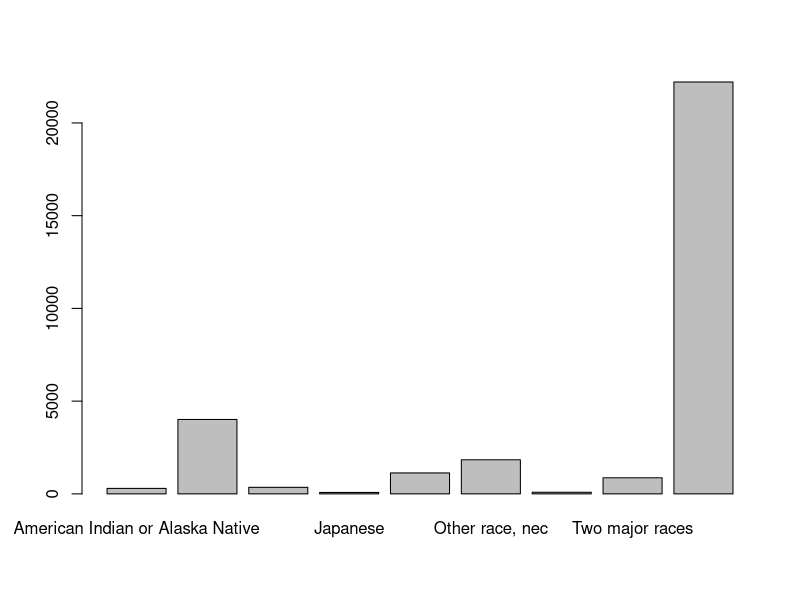
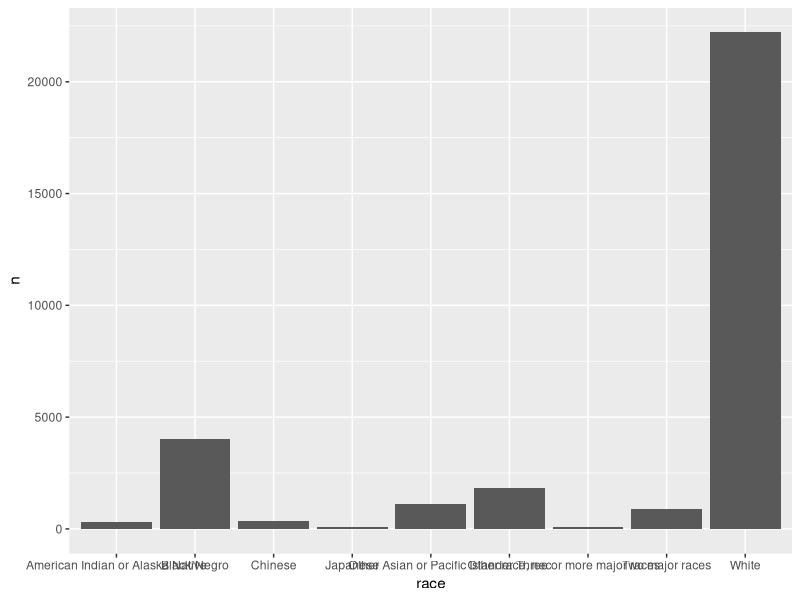
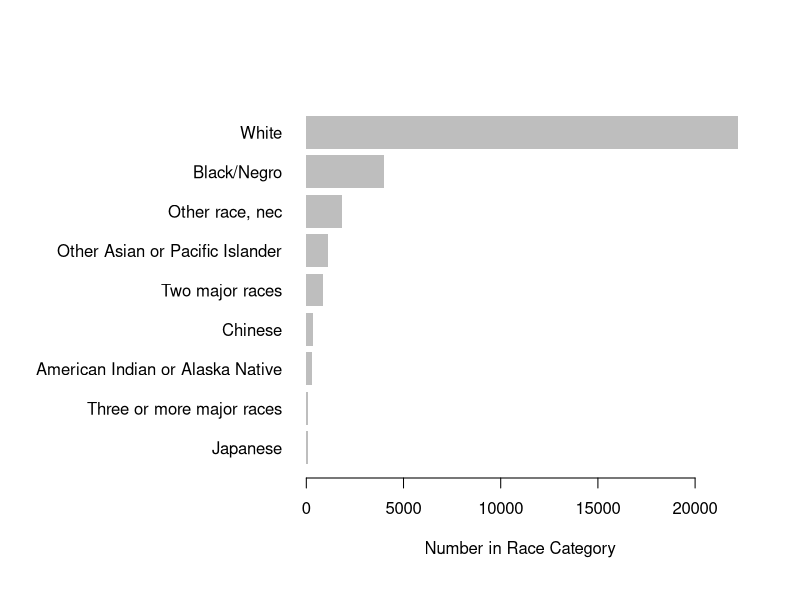
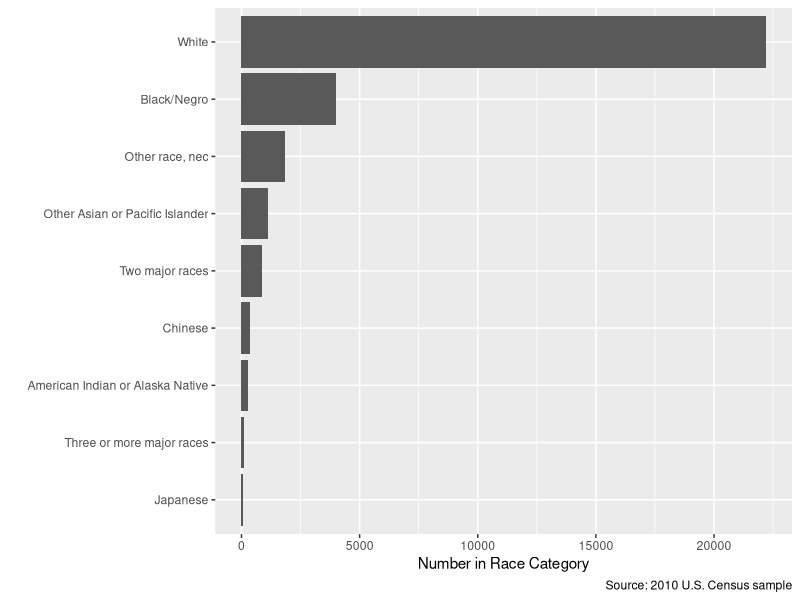
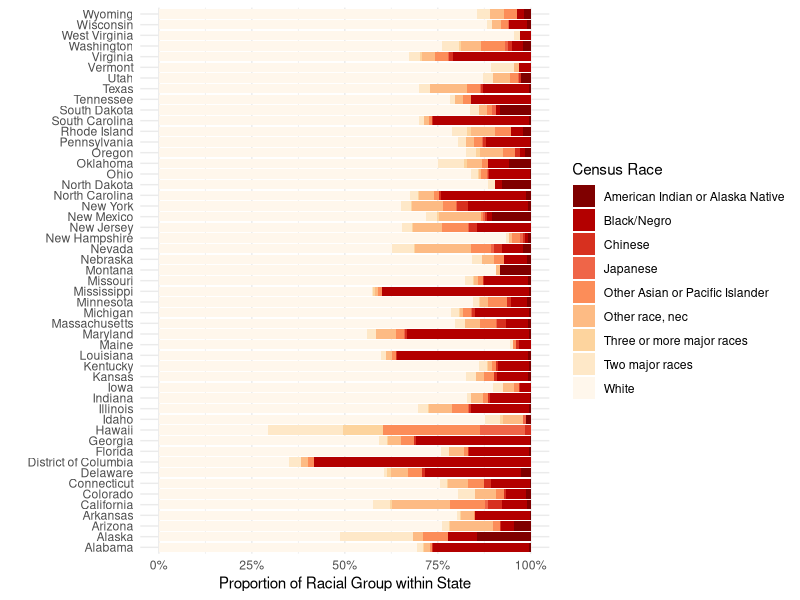
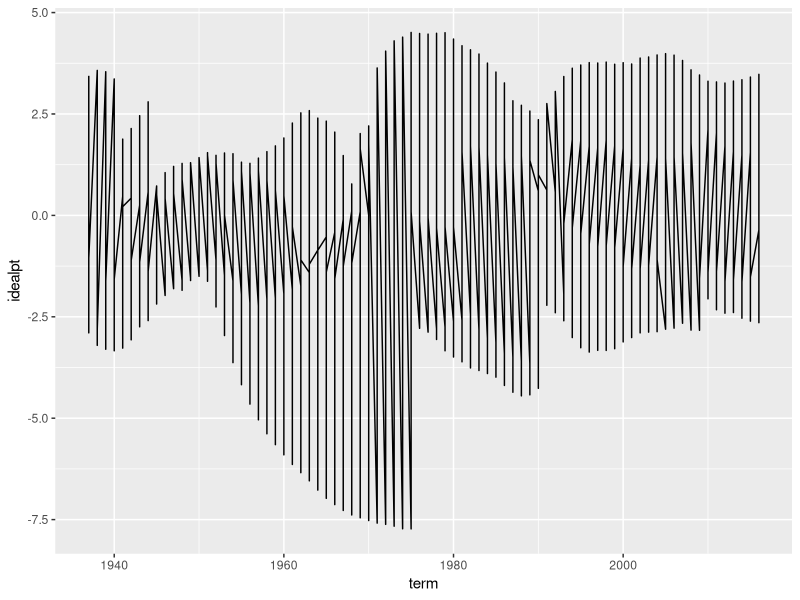

Write R code to recreate these figures, in order.
## ---- chunk 1
library(tidyverse)
library(scales)
## ---- chunk 2
cen10 <- read_csv("input/usc2010_001percent.csv")
## ---- chunk 3
nrow(cen10)
## ---- chunk 4
table(cen10$race)
## ---- chunk 5
count(cen10, race)
## ---- chunk 6
count(cen10, race, sort = TRUE)
## ---- chunk 7
cen10 %>% 
  group_by(race) %>% 
  summarize(n = n())
## ---- chunk 8
barplot(table(cen10$race))
## ---- chunk 9
grp_race <- count(cen10, race)
## ---- chunk 10
ggplot(data = grp_race, aes(x = race, y = n)) + geom_col()
## ---- chunk 11
par(oma = c(1, 11, 1, 1))
barplot(sort(table(cen10$race)), # sort numbers
        horiz = TRUE, # flip
        border = NA, # border is extraneous
        xlab = "Number in Race Category", 
        bty = "n", # no box
        las = 1) # alignment of axis labels is horizontal
## ---- chunk 12
grp_race_ordered <- arrange(grp_race, n) %>% 
  mutate(race = forcats::as_factor(race))

ggplot(data = grp_race_ordered, aes(x = race, y = n)) +
  geom_col() +
  coord_flip() +
  labs(y = "Number in Race Category",
       x = "",
       caption = "Source: 2010 U.S. Census sample")

## ---- chunk 13
xtab_race_state <- table(cen10$state, cen10$race)
## ---- chunk 14
ptab_race_state <- prop.table(xtab_race_state, margin = 2)
## ---- chunk 15
grp_race_state <- cen10 %>% 
  count(race, state)
## ---- chunk 16
ggplot(data = grp_race_state, aes(x =  state, y = n,  fill = race)) +
  geom_col(position = "fill") + # the position is dertemined by the fill ae
  scale_fill_brewer(name = "Census Race", palette = "OrRd", direction = -1) + # choose palette
  coord_flip() + # flip axes
  scale_y_continuous(labels = percent) + # label numbers as percentage
  labs(y = "Proportion of Racial Group within State",
       x = "",
       source = "Source: 2010 Census  sample") +
  theme_minimal()
## ---- chunk 17
justice <- read_csv("input/justices_court-median.csv")
## ---- chunk 18
justice
## ---- chunk 19
ggplot(justice, aes(x = term, y = idealpt)) +
  geom_line()
## ---- chunk 20
# enter a correction that draws separate lines by group.
## ---- chunk 21
# Enter yourself

## ---- chunk 22
# Enter yourself

## ---- chunk 23
# Enter yourself
